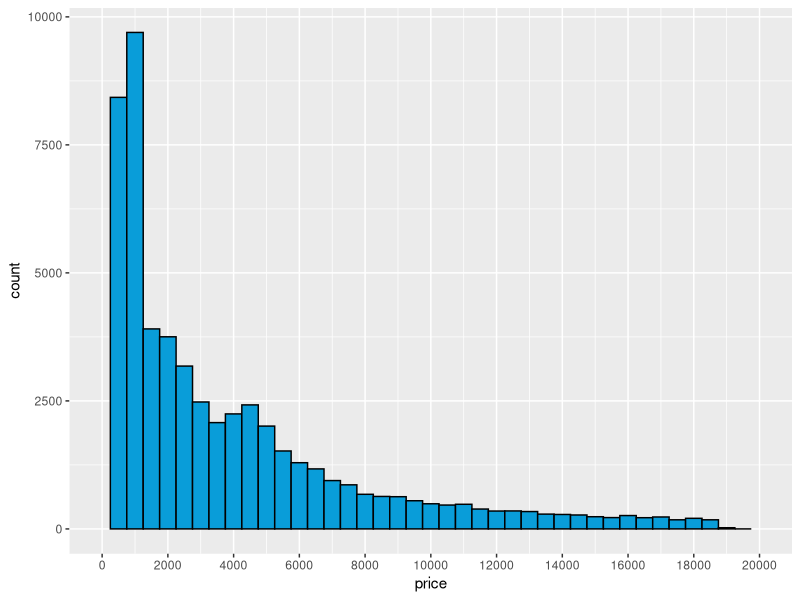
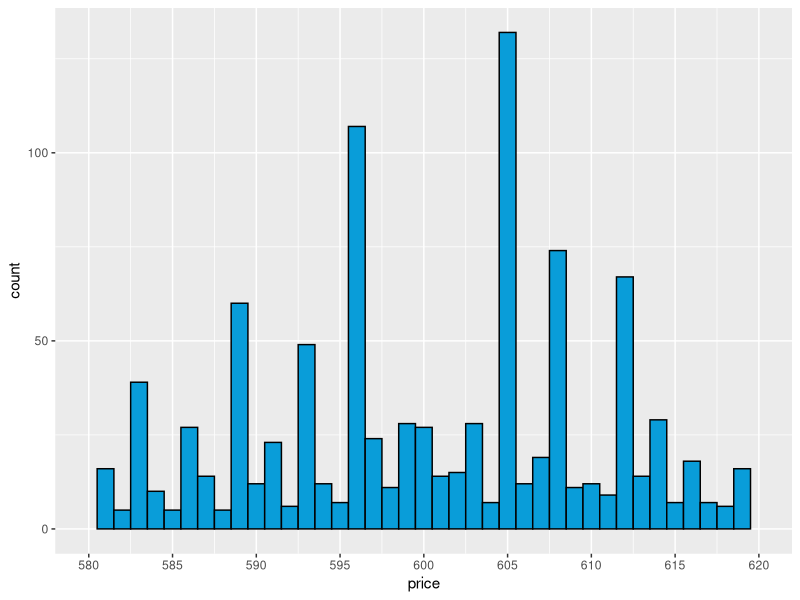
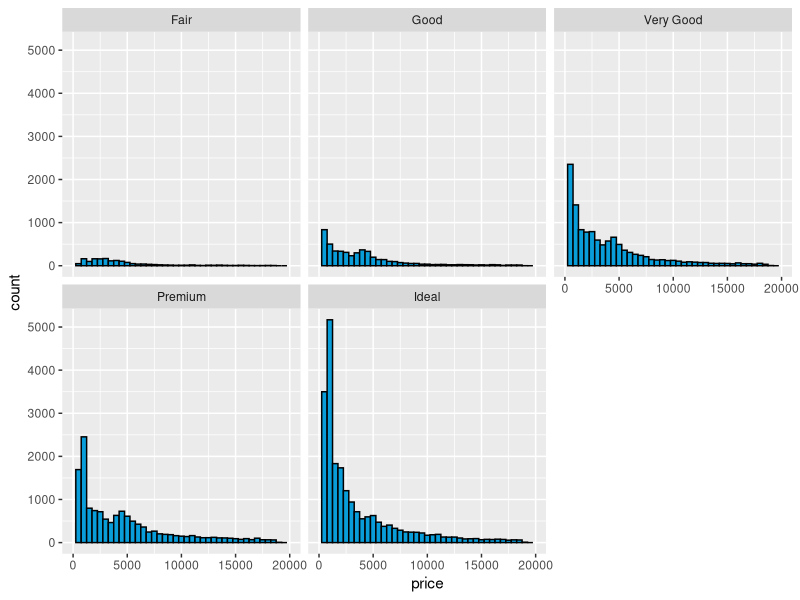
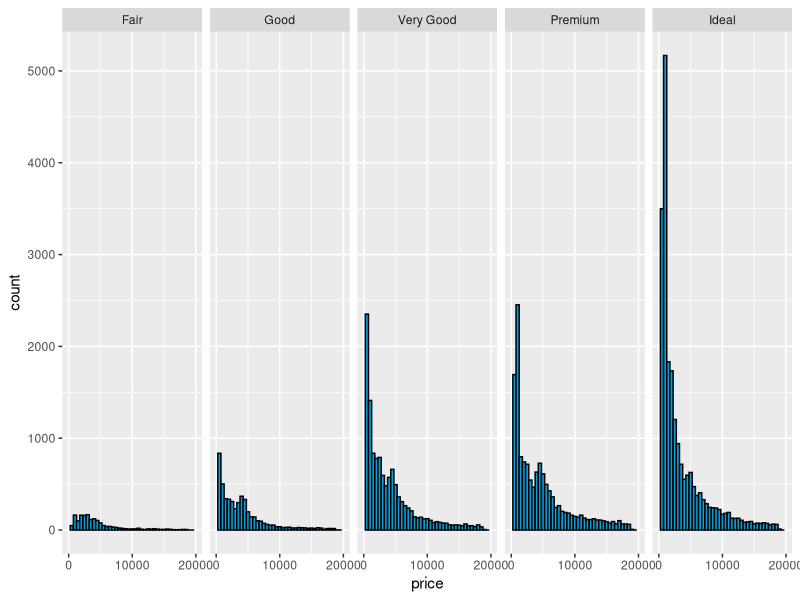
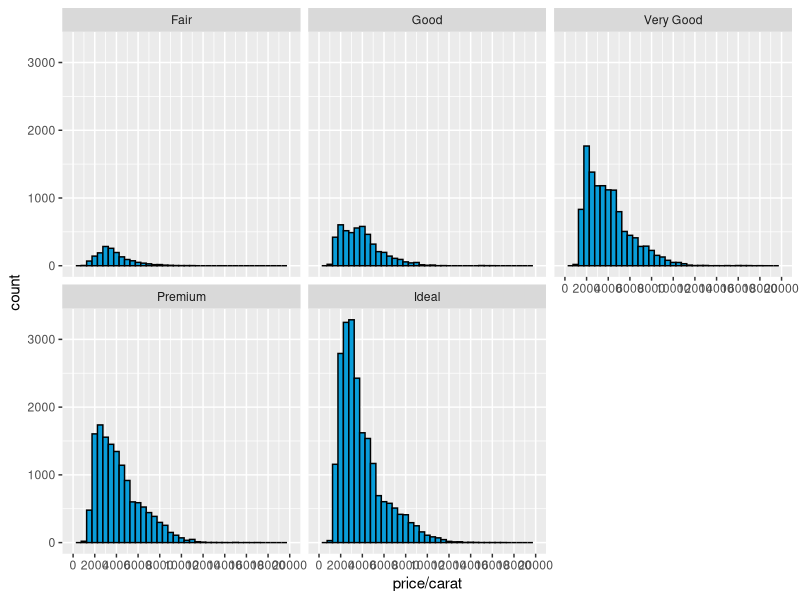
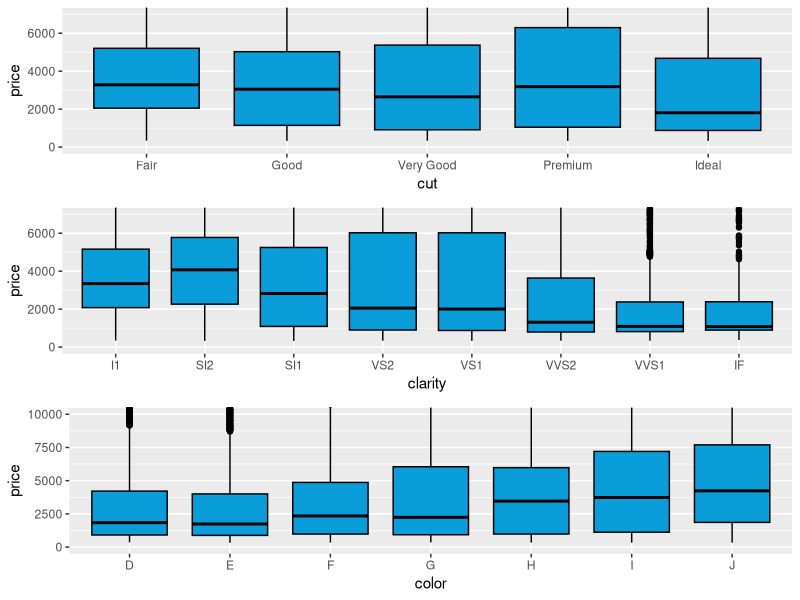
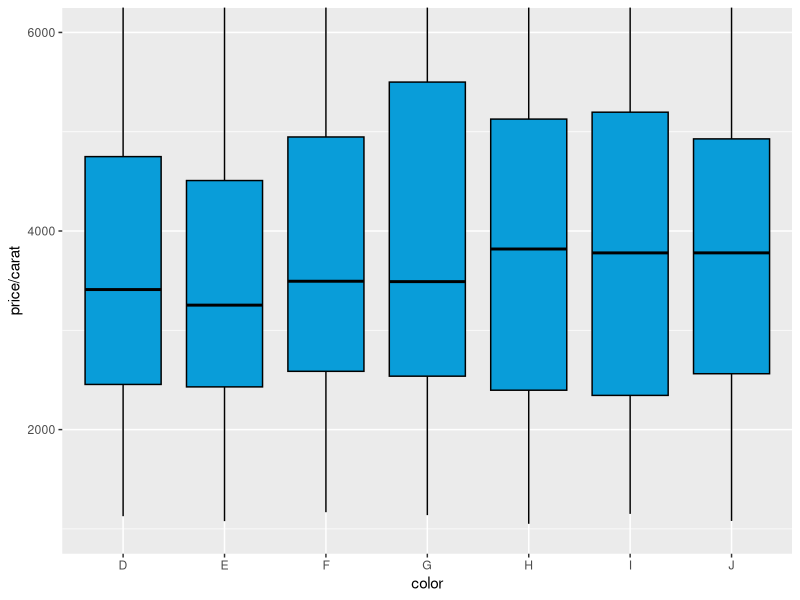
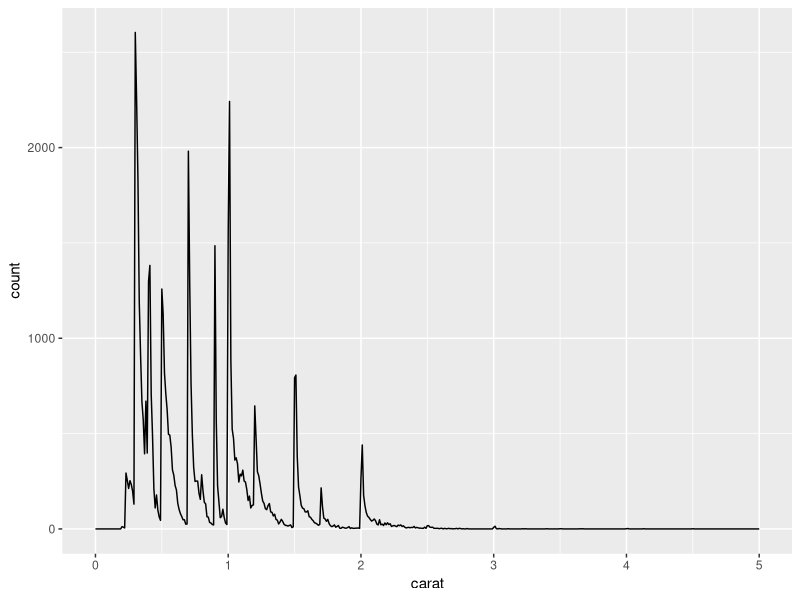

Source code (R) for these figures, in order:
## ---- chunk 1
install.packages('ggplot2')
library(ggplot2)

data("diamonds")
df <- diamonds
## ---- chunk 2
?diamonds
summary(df)
dim(df)
## ---- chunk 3
ggplot(aes(x = price), data = df) +
  geom_histogram(binwidth = 500,color = 'black', fill = '#099DD9')+
  scale_x_continuous(limits = c(0, 20000), breaks = seq(0, 20000, 2000)) 
## ---- chunk 4
sum(df$price < 500)
sum(df$price < 200)
sum(df$price >= 15000)
## ---- chunk 5
ggplot(aes(x = price), data = df) +
  geom_histogram(binwidth = 1 ,color = 'black', fill = '#099DD9')+
  scale_x_continuous(limits = c(580, 620), breaks = seq(580, 620, 5)) 
## ---- chunk 6
p1 <- ggplot(aes(x = price), data = df) +
  geom_histogram(binwidth = 500,color = 'black', fill = '#099DD9') +
  scale_x_continuous(limits = c(0, 20000), breaks = seq(0, 20000, 5000)) 
p1 + facet_wrap(~cut)
## ---- chunk 7
p1 <- ggplot(aes(x = price), data = df) +
  geom_histogram(binwidth = 500,color = 'black', fill = '#099DD9') +
  scale_x_continuous(limits = c(0, 20000), breaks = seq(0, 20000, 10000)) 
p1 + facet_grid(. ~ cut)
## ---- chunk 8
p1 <- ggplot(aes(x = price/carat), data = df) +
  geom_histogram(binwidth = 500,color = 'black', fill = '#099DD9') +
  scale_x_continuous(limits = c(0, 20000), breaks = seq(0, 20000, 2000)) + 
  facet_wrap(~cut) 
p1
## ---- chunk 9
install.packages('gridExtra')
library(gridExtra)
## ---- chunk 10
p1 <- ggplot(aes(y = price ,x = cut ), data = df) +
  geom_boxplot(color = 'black', fill = '#099DD9') +
  coord_cartesian(ylim = c(0,7000))
p2 <- ggplot(aes(y = price ,x = clarity ), data = df) +
  geom_boxplot(color = 'black', fill = '#099DD9') +
  coord_cartesian(ylim = c(0,7000))
p3 <- ggplot(aes(y = price ,x = color ), data = df) +
  geom_boxplot(color = 'black', fill = '#099DD9') +
  coord_cartesian(ylim = c(0,10000))

grid.arrange(p1,p2,p3, ncol=1)
## ---- chunk 11
color_d <- subset(df, color < 'E')
half_IQR <- IQR(color_d$price)/2
Q1 <- median(color_d$price) - half_IQR
Q1
Q3 <- median(color_d$price) + half_IQR
Q3

color_j <- subset(df, color > 'I')
half_IQR <- IQR(color_j$price)/2
Q1 <- median(color_j$price) - half_IQR
Q1
Q3 <- median(color_j$price) + half_IQR
Q3

IQR(color_j$price)
IQR(color_d$price)
## ---- chunk 12
p3 <- ggplot(aes(y = price/carat ,x = color ), data = df) +
  geom_boxplot(color = 'black', fill = '#099DD9') +
  coord_cartesian(ylim = c(1000,6000))
p3
## ---- chunk 13
ggplot(aes(x = carat), data = df) + 
  geom_freqpoly(binwidth = 0.01) +
   scale_x_continuous(limits = c(0, 5), breaks = seq(0, 5, 1)) 
## ---- chunk 14
install.packages("tidyr")
install.packages("dplyr")
library(tidyr)
library(dplyr)
## ---- chunk 15
View(iris)
